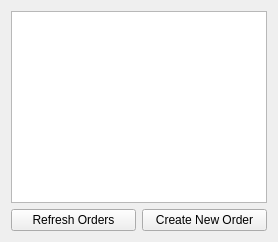
<?xml version="1.0" encoding="UTF-8"?>
<ui version="4.0">
 <class>OrdersTab</class>
 <widget class="QWidget" name="OrdersTab">
  <layout class="QVBoxLayout" name="verticalLayout">
   <item>
    <widget class="QListWidget" name="list_orders">
     <property name="spacing">
      <number>12</number>
     </property>
     <property name="styleSheet">
      <string>QListWidget::item { margin: 5px; }</string>
     </property>
    </widget>
   </item>
   <item>
    <layout class="QHBoxLayout" name="horizontalLayout">
     <item>
      <widget class="QPushButton" name="btn_refresh">
       <property name="text">
        <string>Refresh Orders</string>
       </property>
       <property name="minimumHeight">
        <number>50</number>
       </property>
       <property name="font">
        <font>
         <pointSize>12</pointSize>
        </font>
       </property>
      </widget>
     </item>
     <item>
      <widget class="QPushButton" name="btn_create_order">
       <property name="text">
        <string>Create New Order</string>
       </property>
       <property name="minimumHeight">
        <number>50</number>
       </property>
       <property name="font">
        <font>
         <pointSize>12</pointSize>
        </font>
       </property>
      </widget>
     </item>
    </layout>
   </item>
  </layout>
 </widget>
 <resources/>
 <connections/>
</ui>
